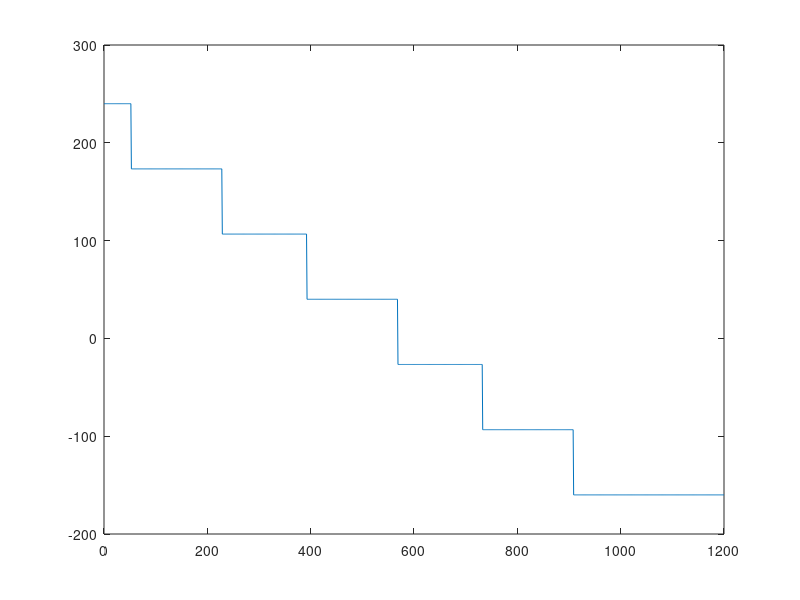
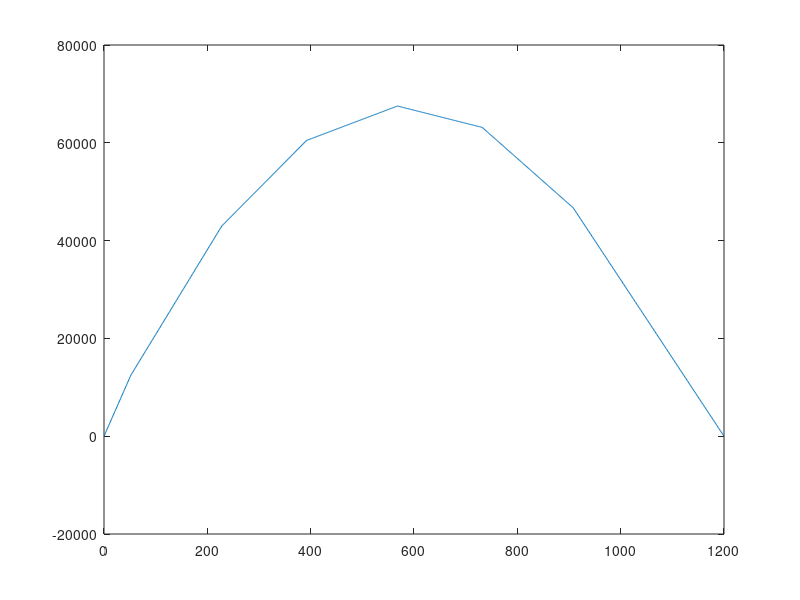

Source code (MATLAB) for these figures, in order:
close all;
clear;

% Location of train
x = 0;

L = 1200;  % Length of bridge
n = 1200;  % Discretize into 1 mm seg.
P = 400;  % Total weight of train [N]
lhs_dist = linspace(0, L, n+1);
x_shear_start = (720-x)/3;  % Starting shear at the pin/roller

% One offset because MATLAB indexes with 1
% Another offset to shift cumsum left 1
x_shear_locations = [x+52, x+228, x+392, x+568, x+732, x+908] + 2;
x_train_loads = [-P/6, -P/6, -P/6, -P/6, -P/6, -P/6];

x_shear = zeros(1, L+1);
x_shear(1) = x_shear_start;  % Starting shear at the pin/roller
x_shear(x_shear_locations) = x_train_loads;
x_shear = cumsum(x_shear);  % Final shear force diagram

x_moment = cumsum(x_shear) - x_shear_start;

% Getting x_moment at 0mm -> query x_moment(1+1)
% Getting x_moment at 1mm -> query x_moment(1+1)



plot(lhs_dist, x_shear)
figure
plot(lhs_dist, x_moment)